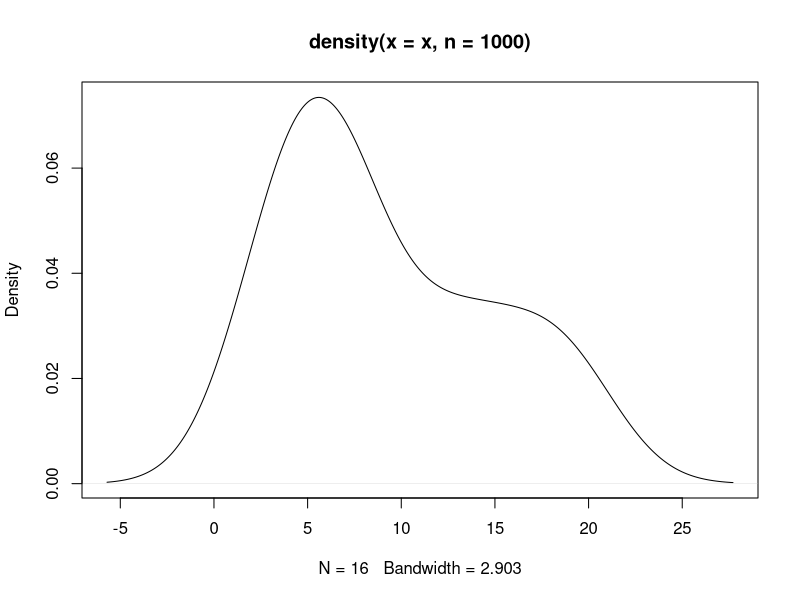
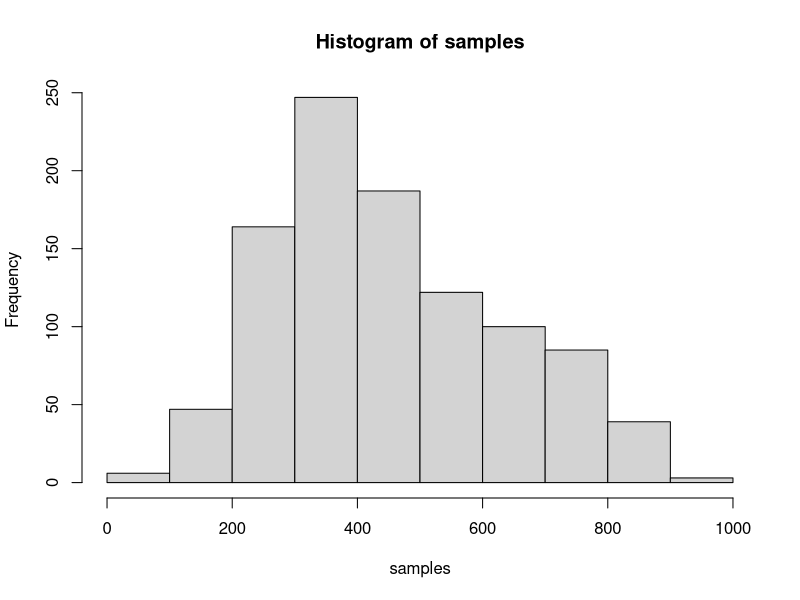
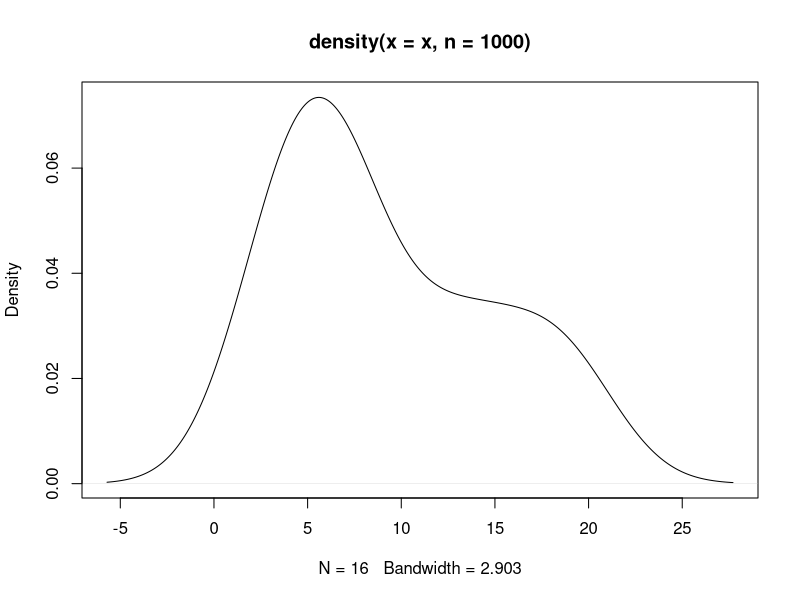

Generate these figures, in order, with R:
#create datasets
x <- c(3, 3, 4, 4, 5, 6, 7, 7, 7, 8, 12, 13, 14, 17, 19, 19)

# use default settings to generate the kernel density plot 
# not too many n are needed, because our data going in are relatively coarse. 
kd <- density(x, n = 1000)
plot(kd)

# now we want to transform these values into sampling probabilities so that we
# can use them for drawing values from the distribution. 
probs <- scales::rescale(kd$y,  to = c(0, 1))
sample_wts <- probs * (1/sum(probs))

# now we can compare the drawn values as a histogram to the more accurate and realistic
# distribution from the KDE. 
samples <- sample(1:1000, prob = sample_wts, replace = TRUE)

hist(samples)
plot(kd) 

rm(probs, kd, sample_wts)



##########################

# Another useful tool is ensuring that realistic combinations of annual fire size
# and number of fires are returned from simulations. 